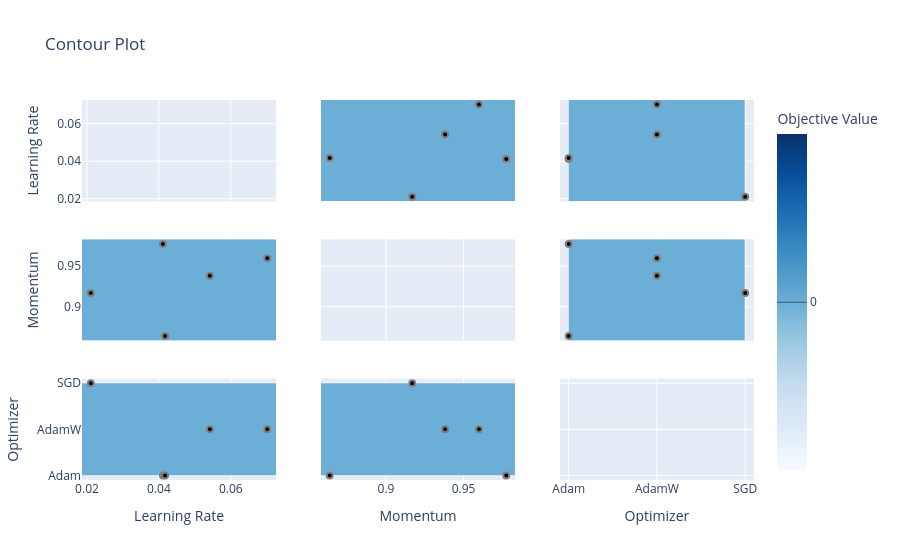

The code cell stored with this chart in its notebook:
### Code cell
import joblib
joblib.dump(study2, "study_rfi_2.pkl")

end = time.time()
time_s = end - start
print(f'Time (s): {time_s} seconds')


fig = optuna.visualization.plot_contour(study2)
fig.show()
fig.write_image("Optuna/exp2a.pdf", scale=1)

fig = optuna.visualization.plot_param_importances(study2)
fig.show()
fig.write_image("Optuna/exp2b.pdf", scale=1)

fig = optuna.visualization.plot_edf(study2)
fig.show()
fig.write_image("Optuna/exp2c.pdf", scale=1)

fig = optuna.visualization.plot_parallel_coordinate(study2)
fig.show()
fig.write_image("Optuna/exp2d.pdf", scale=1)

fig = optuna.visualization.plot_optimization_history(study2)
fig.show()
fig.write_image("Optuna/exp2e.pdf", scale=1)

### Figure 1 — Plotly figure (JSON) as saved in the notebook; plotly's stock layout.template omitted (floating-point values rounded to 4 significant figures)
{"data": [{"type": "scatter", "xaxis": "x", "yaxis": "y"}, {"colorbar": {"title": {"text": "Objective Value"}}, "colorscale": [[0, "rgb(247,251,255)"], [0.125, "rgb(222,235,247)"], [0.25, "rgb(198,219,239)"], [0.375, "rgb(158,202,225)"], [0.5, "rgb(107,174,214)"], [0.625, "rgb(66,146,198)"], [0.75, "rgb(33,113,181)"], [0.875, "rgb(8,81,156)"], [1, "rgb(8,48,107)"]], "connectgaps": true, "contours": {"coloring": "heatmap"}, "hoverinfo": "none", "line": {"smoothing": 1.3}, "reversescale": false, "showscale": true, "type": "contour", "x": [0.01861, 0.02106, 0.04112, 0.0417, 0.05419, 0.07015, 0.0726], "xaxis": "x4", "y": [0.8581, 0.8638, 0.9169, 0.9381, 0.9599, 0.9775, 0.9832], "yaxis": "y4", "z": [[NaN, NaN, NaN, NaN, NaN, NaN, NaN], [NaN, NaN, NaN, 0.0, NaN, NaN, NaN], [NaN, 0.0, NaN, NaN, NaN, NaN, NaN], [NaN, NaN, NaN, NaN, 0.0, NaN, NaN], [NaN, NaN, NaN, NaN, NaN, 0.0, NaN], [NaN, NaN, 0.0, NaN, NaN, NaN, NaN], [NaN, NaN, NaN, NaN, NaN, NaN, NaN]]}, {"marker": {"color": "black", "line": {"color": "Gray", "width": 2}}, "mode": "markers", "name": "Feasible Trial", "showlegend": false, "type": "scatter", "x": [0.04112, 0.05419, 0.02106, 0.0417, 0.07015], "xaxis": "x4", "y": [0.9775, 0.9381, 0.9169, 0.8638, 0.9599], "yaxis": "y4"}, {"colorbar": {"title": {"text": "Objective Value"}}, "colorscale": [[0, "rgb(247,251,255)"], [0.125, "rgb(222,235,247)"], [0.25, "rgb(198,219,239)"], [0.375, "rgb(158,202,225)"], [0.5, "rgb(107,174,214)"], [0.625, "rgb(66,146,198)"], [0.75, "rgb(33,113,181)"], [0.875, "rgb(8,81,156)"], [1, "rgb(8,48,107)"]], "connectgaps": true, "contours": {"coloring": "heatmap"}, "hoverinfo": "none", "line": {"smoothing": 1.3}, "reversescale": false, "showscale": false, "type": "contour", "x": [0.01861, 0.02106, 0.04112, 0.0417, 0.05419, 0.07015, 0.0726], "xaxis": "x7", "y": ["Adam", "AdamW", "SGD"], "yaxis": "y7", "z": [[NaN, NaN, 0.0, 0.0, NaN, NaN, NaN], [NaN, NaN, NaN, NaN, 0.0, 0.0, NaN], [NaN, 0.0, NaN, NaN, NaN, NaN, NaN]]}, {"marker": {"color": "black", "line": {"color": "Gray", "width": 2}}, "mode": "markers", "name": "Feasible Trial", "showlegend": false, "type": "scatter", "x": [0.04112, 0.05419, 0.02106, 0.0417, 0.07015], "xaxis": "x7", "y": ["Adam", "AdamW", "SGD", "Adam", "AdamW"], "yaxis": "y7"}, {"colorbar": {"title": {"text": "Objective Value"}}, "colorscale": [[0, "rgb(247,251,255)"], [0.125, "rgb(222,235,247)"], [0.25, "rgb(198,219,239)"], [0.375, "rgb(158,202,225)"], [0.5, "rgb(107,174,214)"], [0.625, "rgb(66,146,198)"], [0.75, "rgb(33,113,181)"], [0.875, "rgb(8,81,156)"], [1, "rgb(8,48,107)"]], "connectgaps": true, "contours": {"coloring": "heatmap"}, "hoverinfo": "none", "line": {"smoothing": 1.3}, "reversescale": false, "showscale": false, "type": "contour", "x": [0.8581, 0.8638, 0.9169, 0.9381, 0.9599, 0.9775, 0.9832], "xaxis": "x2", "y": [0.01861, 0.02106, 0.04112, 0.0417, 0.05419, 0.07015, 0.0726], "yaxis": "y2", "z": [[NaN, NaN, NaN, NaN, NaN, NaN, NaN], [NaN, NaN, 0.0, NaN, NaN, NaN, NaN], [NaN, NaN, NaN, NaN, NaN, 0.0, NaN], [NaN, 0.0, NaN, NaN, NaN, NaN, NaN], [NaN, NaN, NaN, 0.0, NaN, NaN, NaN], [NaN, NaN, NaN, NaN, 0.0, NaN, NaN], [NaN, NaN, NaN, NaN, NaN, NaN, NaN]]}, {"marker": {"color": "black", "line": {"color": "Gray", "width": 2}}, "mode": "markers", "name": "Feasible Trial", "showlegend": false, "type": "scatter", "x": [0.9775, 0.9381, 0.9169, 0.8638, 0.9599], "xaxis": "x2", "y": [0.04112, 0.05419, 0.02106, 0.0417, 0.07015], "yaxis": "y2"}, {"type": "scatter", "xaxis": "x5", "yaxis": "y5"}, {"colorbar": {"title": {"text": "Objective Value"}}, "colorscale": [[0, "rgb(247,251,255)"], [0.125, "rgb(222,235,247)"], [0.25, "rgb(198,219,239)"], [0.375, "rgb(158,202,225)"], [0.5, "rgb(107,174,214)"], [0.625, "rgb(66,146,198)"], [0.75, "rgb(33,113,181)"], [0.875, "rgb(8,81,156)"], [1, "rgb(8,48,107)"]], "connectgaps": true, "contours": {"coloring": "heatmap"}, "hoverinfo": "none", "line": {"smoothing": 1.3}, "reversescale": false, "showscale": false, "type": "contour", "x": [0.8581, 0.8638, 0.9169, 0.9381, 0.9599, 0.9775, 0.9832], "xaxis": "x8", "y": ["Adam", "AdamW", "SGD"], "yaxis": "y8", "z": [[NaN, 0.0, NaN, NaN, NaN, 0.0, NaN], [NaN, NaN, NaN, 0.0, 0.0, NaN, NaN], [NaN, NaN, 0.0, NaN, NaN, NaN, NaN]]}, {"marker": {"color": "black", "line": {"color": "Gray", "width": 2}}, "mode": "markers", "name": "Feasible Trial", "showlegend": false, "type": "scatter", "x": [0.9775, 0.9381, 0.9169, 0.8638, 0.9599], "xaxis": "x8", "y": ["Adam", "AdamW", "SGD", "Adam", "AdamW"], "yaxis": "y8"}, {"colorbar": {"title": {"text": "Objective Value"}}, "colorscale": [[0, "rgb(247,251,255)"], [0.125, "rgb(222,235,247)"], [0.25, "rgb(198,219,239)"], [0.375, "rgb(158,202,225)"], [0.5, "rgb(107,174,214)"], [0.625, "rgb(66,146,198)"], [0.75, "rgb(33,113,181)"], [0.875, "rgb(8,81,156)"], [1, "rgb(8,48,107)"]], "connectgaps": true, "contours": {"coloring": "heatmap"}, "hoverinfo": "none", "line": {"smoothing": 1.3}, "reversescale": false, "showscale": false, "type": "contour", "x": ["Adam", "AdamW", "SGD"], "xaxis": "x3", "y": [0.01861, 0.02106, 0.04112, 0.0417, 0.05419, 0.07015, 0.0726], "yaxis": "y3", "z": [[NaN, NaN, NaN], [NaN, NaN, 0.0], [0.0, NaN, NaN], [0.0, NaN, NaN], [NaN, 0.0, NaN], [NaN, 0.0, NaN], [NaN, NaN, NaN]]}, {"marker": {"color": "black", "line": {"color": "Gray", "width": 2}}, "mode": "markers", "name": "Feasible Trial", "showlegend": false, "type": "scatter", "x": ["Adam", "AdamW", "SGD", "Adam", "AdamW"], "xaxis": "x3", "y": [0.04112, 0.05419, 0.02106, 0.0417, 0.07015], "yaxis": "y3"}, {"colorbar": {"title": {"text": "Objective Value"}}, "colorscale": [[0, "rgb(247,251,255)"], [0.125, "rgb(222,235,247)"], [0.25, "rgb(198,219,239)"], [0.375, "rgb(158,202,225)"], [0.5, "rgb(107,174,214)"], [0.625, "rgb(66,146,198)"], [0.75, "rgb(33,113,181)"], [0.875, "rgb(8,81,156)"], [1, "rgb(8,48,107)"]], "connectgaps": true, "contours": {"coloring": "heatmap"}, "hoverinfo": "none", "line": {"smoothing": 1.3}, "reversescale": false, "showscale": false, "type": "contour", "x": ["Adam", "AdamW", "SGD"], "xaxis": "x6", "y": [0.8581, 0.8638, 0.9169, 0.9381, 0.9599, 0.9775, 0.9832], "yaxis": "y6", "z": [[NaN, NaN, NaN], [0.0, NaN, NaN], [NaN, NaN, 0.0], [NaN, 0.0, NaN], [NaN, 0.0, NaN], [0.0, NaN, NaN], [NaN, NaN, NaN]]}, {"marker": {"color": "black", "line": {"color": "Gray", "width": 2}}, "mode": "markers", "name": "Feasible Trial", "showlegend": false, "type": "scatter", "x": ["Adam", "AdamW", "SGD", "Adam", "AdamW"], "xaxis": "x6", "y": [0.9775, 0.9381, 0.9169, 0.8638, 0.9599], "yaxis": "y6"}, {"type": "scatter", "xaxis": "x9", "yaxis": "y9"}], "layout": {"title": {"text": "Contour Plot"}, "xaxis": {"anchor": "y", "domain": [0, 0.2889], "matches": "x7", "range": [0.01861, 0.0726], "showticklabels": false}, "xaxis2": {"anchor": "y2", "domain": [0.3556, 0.6444], "matches": "x8", "range": [0.8581, 0.9832], "showticklabels": false}, "xaxis3": {"anchor": "y3", "domain": [0.7111, 1], "matches": "x9", "range": [-0.1, 2.1], "showticklabels": false, "type": "category"}, "xaxis4": {"anchor": "y4", "domain": [0, 0.2889], "matches": "x7", "range": [0.01861, 0.0726], "showticklabels": false}, "xaxis5": {"anchor": "y5", "domain": [0.3556, 0.6444], "matches": "x8", "range": [0.8581, 0.9832], "showticklabels": false}, "xaxis6": {"anchor": "y6", "domain": [0.7111, 1], "matches": "x9", "range": [-0.1, 2.1], "showticklabels": false, "type": "category"}, "xaxis7": {"anchor": "y7", "domain": [0, 0.2889], "range": [0.01861, 0.0726], "title": {"text": "Learning Rate"}}, "xaxis8": {"anchor": "y8", "domain": [0.3556, 0.6444], "range": [0.8581, 0.9832], "title": {"text": "Momentum"}}, "xaxis9": {"anchor": "y9", "domain": [0.7111, 1], "range": [-0.1, 2.1], "title": {"text": "Optimizer"}, "type": "category"}, "yaxis": {"anchor": "x", "domain": [0.7333, 1], "range": [0.01861, 0.0726], "title": {"text": "Learning Rate"}}, "yaxis2": {"anchor": "x2", "domain": [0.7333, 1], "matches": "y", "range": [0.01861, 0.0726], "showticklabels": false}, "yaxis3": {"anchor": "x3", "domain": [0.7333, 1], "matches": "y", "range": [0.01861, 0.0726], "showticklabels": false}, "yaxis4": {"anchor": "x4", "domain": [0.3667, 0.6333], "range": [0.8581, 0.9832], "title": {"text": "Momentum"}}, "yaxis5": {"anchor": "x5", "domain": [0.3667, 0.6333], "matches": "y4", "range": [0.8581, 0.9832], "showticklabels": false}, "yaxis6": {"anchor": "x6", "domain": [0.3667, 0.6333], "matches": "y4", "range": [0.8581, 0.9832], "showticklabels": false}, "yaxis7": {"anchor": "x7", "domain": [0, 0.2667], "range": [-0.1, 2.1], "title": {"text": "Optimizer"}, "type": "category"}, "yaxis8": {"anchor": "x8", "domain": [0, 0.2667], "matches": "y7", "range": [-0.1, 2.1], "showticklabels": false, "type": "category"}, "yaxis9": {"anchor": "x9", "domain": [0, 0.2667], "matches": "y7", "range": [-0.1, 2.1], "showticklabels": false, "type": "category"}}}
